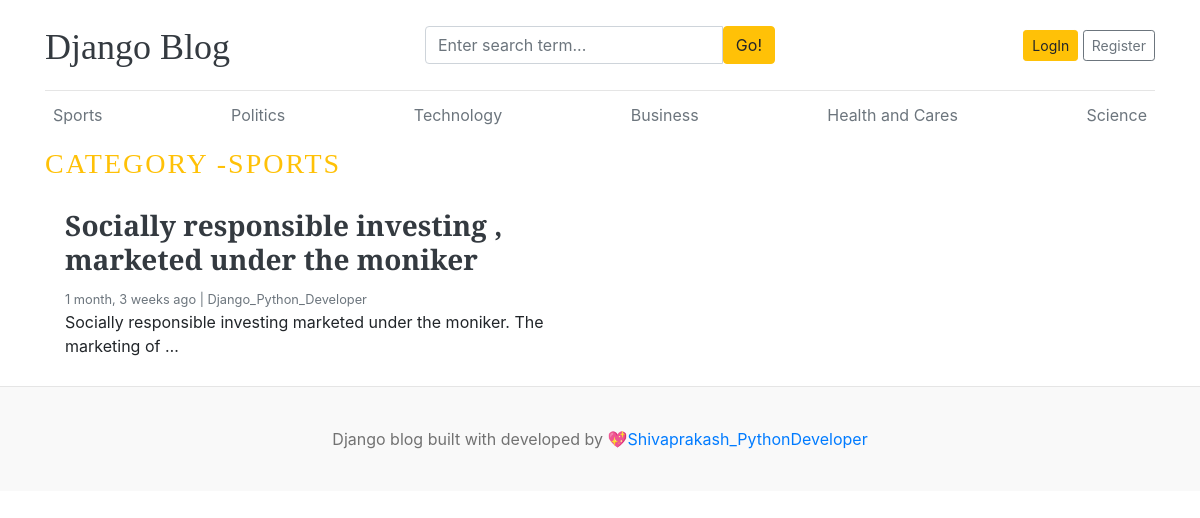
Page /category/1/ on the committed database.
### blogs/models.py (models this page shows, shortened)
class Category(models.Model):
    category_name = models.CharField(max_length=50 , unique=True)
    created_at = models.DateTimeField(auto_now_add = True)
    updated_at = models.DateTimeField(auto_now=True)
    class Meta:
        verbose_name_plural = 'categories'
    def __str__(self):
        return self.category_name

class Blog(models.Model):
    title = models.CharField(max_length=100)
    slug = models.SlugField(max_length=150, unique=True, blank=True)
    category = models.ForeignKey(Category, on_delete=models.CASCADE)
    author = models.ForeignKey(User, on_delete=models.CASCADE)
    featured_image = models.ImageField(upload_to='uploads/%Y/%m/%d')
    short_description = models.TextField(max_length=500)
    blog_body = models.TextField(max_length=2000)
    status = models.CharField(max_length=20, choices = STATUS_CHOICE, default='Draft')
    is_featured = models.BooleanField(default=False)
    created_at = models.DateTimeField(auto_now_add = True)
    updated_at = models.DateTimeField(auto_now=True)

### blogs/views.py (the view)
# urls.py: path('<int:category_id>/', views.posts_by_category, name='posts_by_category')
def posts_by_category(request,category_id):
    posts = Blog.objects.filter(status='Published', category=category_id)
    category = get_object_or_404(Category,pk=category_id)
    context ={
        'posts' : posts,
        'category': category,
    }
    return render(request, 'posts_by_category.html', context)

### blogs/context_processors.py (called while the page is built)
def get_categories(request):
    categories = Category.objects.all()
    return dict(categories=categories)

def get_social_links(request):
    social_links = SocialLink.objects.all()
    return dict(social_links=social_links)

### templates/posts_by_category.html (shortened to what this page needs)
{% extends "base.html" %}
{% block content %}
 <h3 class='text-uppercase text-warning' style="letter-spacing:2px;"> Category -{{ category }}</h3>
  <div class="row mb-2">
    {% if posts %}
    {% for post in posts %}
    <div class="col-md-6">
      <div class="card border-0" >
        <div class="card-body">
          <h3><a href="{% url "blogs" post.slug %}" class="text-dark font-weight-bold">{{post.title}}</a></h3>
          <small class="mb-1 text-muted">{{post.created_at | timesince}} ago | {{post.author}}</small>
          <p class="card-text">{{post.short_description | truncatewords:10 }}</p>
        </div>
      </div>
    </div>
    {% endfor %}
    {% else %}
    <p>No posts Found </p>
 {% endif %}
 </div>
</div>
{% endblock %}

### templates/base.html (shortened to what this page needs)
{% load static %}
<!DOCTYPE html>
<html lang="en">
<head>
    <link href="https://getbootstrap.com/docs/4.0/dist/css/bootstrap.min.css" rel="stylesheet">
    <link href="{% static 'css/blog.css' %}" rel="stylesheet">
    <link rel="stylesheet" href="https://cdnjs.cloudflare.com/ajax/libs/font-awesome/4.7.0/css/font-awesome.min.css">
  </head>
<body>
    <div class="container">
      <header class="blog-header py-3">
        <div class="row flex-nowrap justify-content-between align-items-center">
          <div class="col-4 pt-1">
            <a class="blog-header-logo text-dark" href="/">Django Blog</a>
          </div>
          <div class='col-4'>
            <form action="{% url "search" %}" method="GET">
              <div class="input-group">
                <input class="form-control" type="text" name='keyword' value="{{keyword}}" placeholder="Enter search term..." aria-label="Enter search term..." aria-describedby="button-search" />
                <button type='submit' class="btn btn-warning" id="button-search" type="button">Go!</button>
              </div>
            </form>
          </div>
          <div class="col-4 d-flex justify-content-end align-items-center">
            {% if  not user.is_authenticated %}
            <a class="btn btn-sm btn-warning" href="{% url 'login' %}">LogIn</a> &nbsp;
            <a class="btn btn-sm btn-outline-secondary" href="{% url 'register' %}">Register</a>
            {% else %}
            <span><a href="{% url 'dashboards' %}">Dashboard</a></span>
            &emsp;
            <span><a href="{% url 'logout' %}">Logout</a></span>
            {% endif %}
          </div>
        </div>
      </header>
      <div class="nav-scroller py-1 mb-2">
        <nav class="nav d-flex justify-content-between">
          {% for cat in categories %}
          <a class="p-2 text-muted" href="{% url 'posts_by_category' cat.id %}">{{ cat.category_name }}</a>
          {% endfor %}
        </nav>
      </div>
{% block content%}
{% endblock %}
<footer class="blog-footer">
  <p>Django blog built with developed by <a href="#">💖Shivaprakash_PythonDeveloper</a></p>
</footer>
</body>
</html>

### blog_main/static/css/blog.css (style rules this page uses)
.blog-header { border-bottom: 1px solid #e5e5e5; }
.blog-header-logo { font-family: "Playfair Display", Georgia, "Times New Roman", serif ; font-size: 2.25rem; }
h1, h2, h3, h4, h5, h6 { font-family: "Playfair Display", Georgia, "Times New Roman", serif ; }
.blog-footer { padding: 2.5rem 0; color: #727272; text-align: center; background-color: #f9f9f9; border-top: .05rem solid #e5e5e5; }
.blog-footer p:last-child { margin-bottom: 0; }

### rows in the picture
Category: category_name "Sports", category_name "SPORTS"
Category: category_name "Politics"
Category: category_name "Technology"
Category: category_name "Business"
Category: category_name "Health and Cares"
Category: category_name "Science"
Blog: title "Socially responsible investing , marketed under the moniker", created_at "1 month, 3 weeks", author "Django_Python_Developer", short_description "Socially responsible investing marketed under the moniker. The marketing of …"
